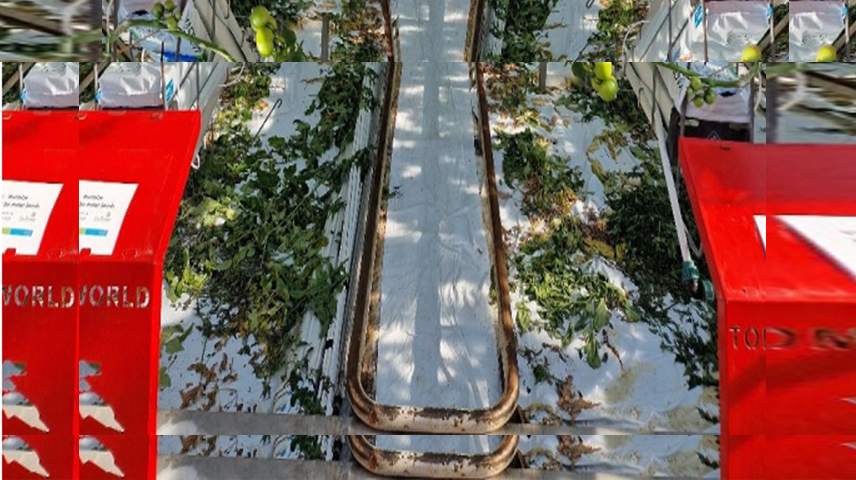
#> input picture scripts/placa3.png, 856 x 480 px
$ python red.py   (older library calls are emulated)
#> lines starting #> are read from the running program, lines starting #| are printed output that depends on the picture; after the words box and inside, x2 and y2 are one past the last pixel; in counts of white or black regions, pixels touching at a corner belong together
import numpy as np
import cv2

img_raw = cv2.imread('placa3.png')
#> img_raw is the input picture: shape (480, 856, 3); mean B, G, R 84.5, 90.3, 129.7
img = cv2.cvtColor(img_raw, cv2.COLOR_BGR2HSV)
#> img: shape (480, 856, 3); mean H, S, V 54.9, 102.9, 138.2
mask = cv2.inRange(img , (0, 176, 144), (17, 255, 255))
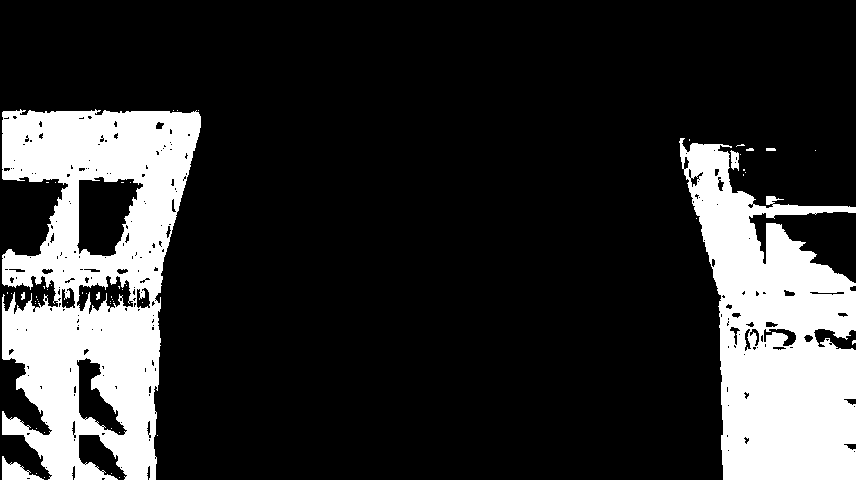
#> mask: shape (480, 856); 19.7% white; 55 white regions (47 under 20 px), largest, box (x1, y1, x2, y2) and area: (2, 109, 201, 480) 44395, (679, 138, 856, 480) 35720, (2, 456, 44, 480) 480
kernel = np.ones((15, 15), np.uint8)
mask = cv2.dilate(mask, kernel, iterations=6)
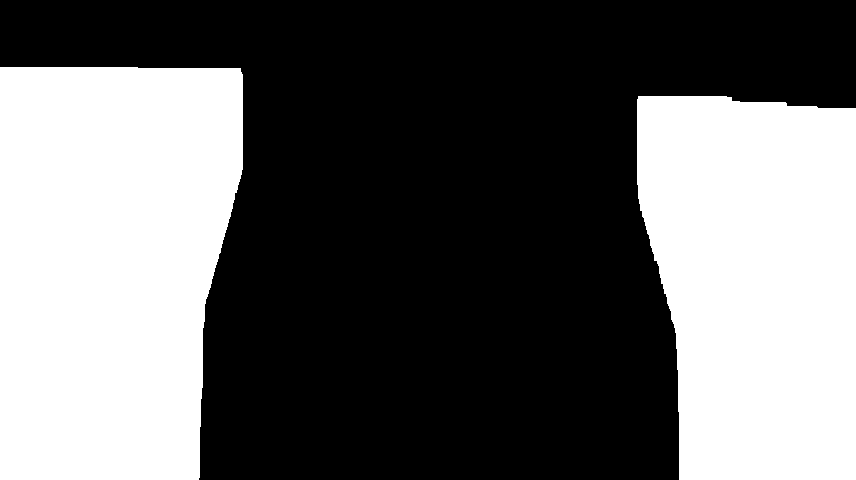
#> mask: shape (480, 856); 40.1% white; 2 white regions
ksize = (5, 5)
mask = cv2.blur(mask, ksize)
mask = cv2.blur(mask, ksize)
cv2.imshow("a", img_raw)
cv2.waitKey(0)
height = mask.shape[0]
#> height = 480
width = mask.shape[1]
#> width = 856


_, contours, _= cv2.findContours(mask, cv2.RETR_LIST, cv2.CHAIN_APPROX_SIMPLE)
#> contours = 2 contours; box (x1, y1, x2, y2) and area: (0, 63, 247, 480) 92648, (633, 92, 856, 480) 76278
mask = np.zeros(mask.shape[:2], dtype='uint8')

cv2.drawContours(mask, contours, -1, (255, 0, 0), 1)
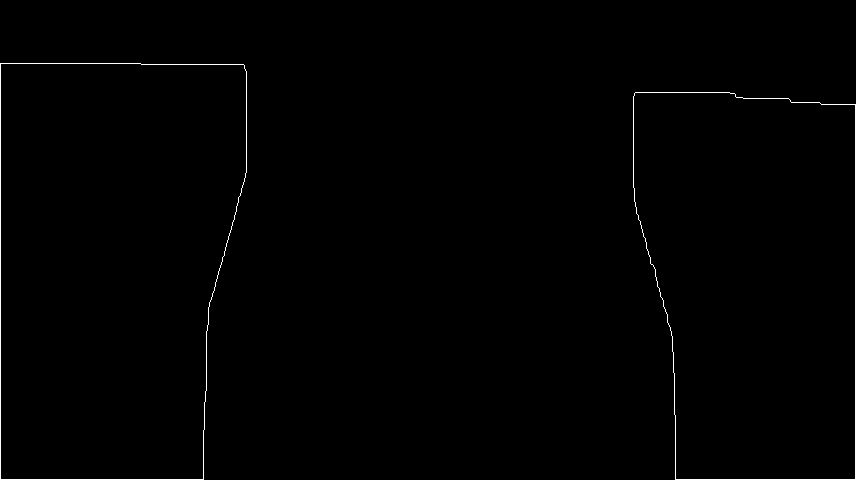
#> mask: shape (480, 856); 0.59% white in thin lines or dots, all inside (x1, y1, x2, y2) = (0, 63, 856, 480)


cv2.imwrite("Contours.png", mask)

centerx = np.empty(2)
cont = 0
for i in contours:
    M = cv2.moments(i)
    if M['m00'] != 0:
        cx = int(M['m10']/M['m00'])
        cy = int(M['m01']/M['m00'])

        area = cv2.contourArea(i)
        if area > 200:

            centerx[cont] = cx
            cont = cont + 1
        mask = cv2.circle(mask, (int(centerx[0]), int(height/2)), radius=2, color=(255,255,255), thickness=-1)
        mask = cv2.circle(mask, (int(centerx[1]), int(height/2)), radius=2, color=(255,255,255), thickness=-1)
#> this loop made 2 passes
#> (cx, cy, area, cont) on passes 1 to 2: (753, 278, 76278, 1), (112, 262, 92647.5, 2)
#> after the loop, centerx = [753, 112]; cont = 2

            #print(f"x: {centerx[0]}")
            #print(f"x: {centerx[1]}")


x_goal =( centerx[1] - centerx[0] ) / 2 + centerx[0]
#> x_goal = 432.5


print(x_goal)
#| 432.5
mask = cv2.circle(mask, (int(x_goal), int(height/2)), radius=2, color=(255,255,255), thickness=-1)
cv2.imshow("a", mask)
cv2.waitKey(0)

$ run again, with scripts/placa2.png copied over scripts/placa3.png
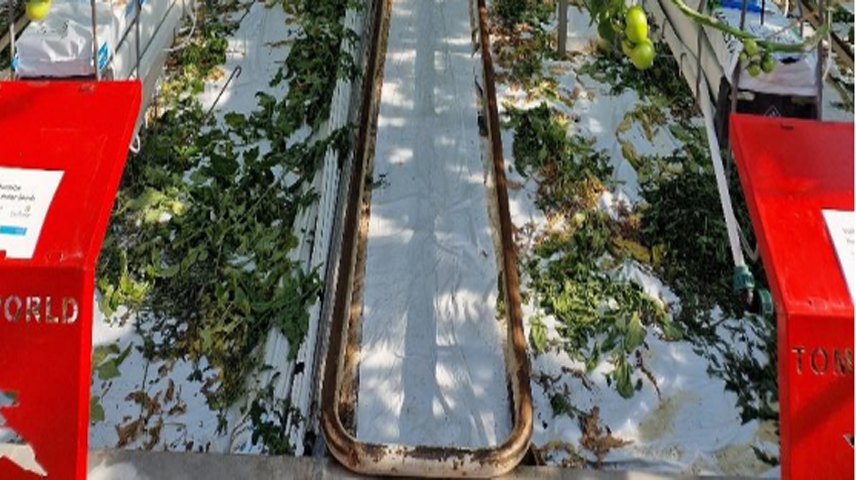
#> input picture scripts/placa2.png, 856 x 480 px
#> img_raw is the input picture: shape (480, 856, 3); mean B, G, R 87, 93.4, 118.9
#> img: shape (480, 856, 3); mean H, S, V 57.8, 93.1, 129.1
#> `mask = cv2.dilate(mask, kernel, iterations=6)`:
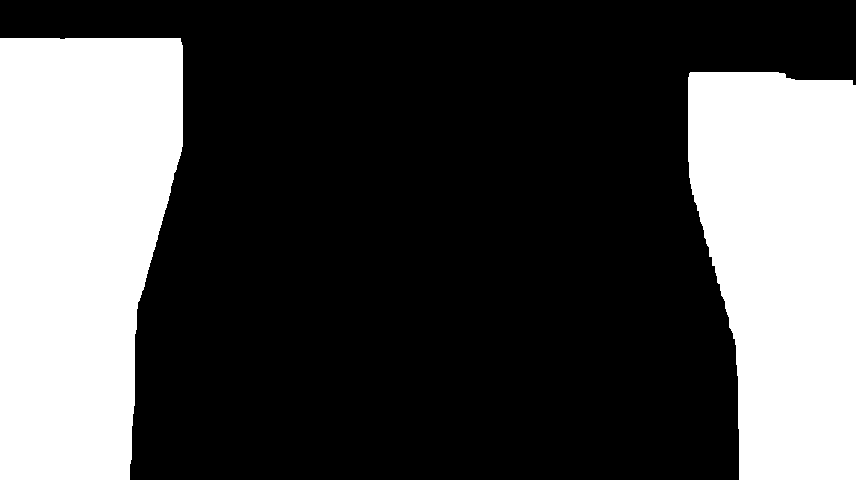
#> mask: shape (480, 856); 30.7% white; 2 white regions
#> contours = 2 contours; box (x1, y1, x2, y2) and area: (0, 34, 187, 480) 70880, (684, 68, 856, 480) 59143
#> `cv2.drawContours(mask, contours, -1, (255, 0, 0), 1)`:
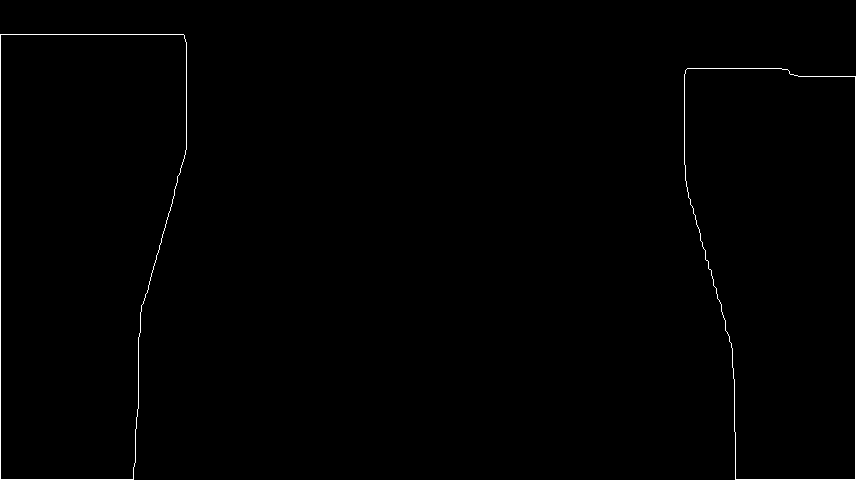
#> mask: shape (480, 856); 0.56% white in thin lines or dots
#> the loop `for i in contours:` made 2 passes
#> (cx, cy, area, cont) on passes 1 to 2: (780, 258, 59143, 1), (81, 240, 70880, 2)
#> after the loop `for i in contours:`: centerx = [780, 81]; cont = 2
#> x_goal = 430.5
#| 430.5
